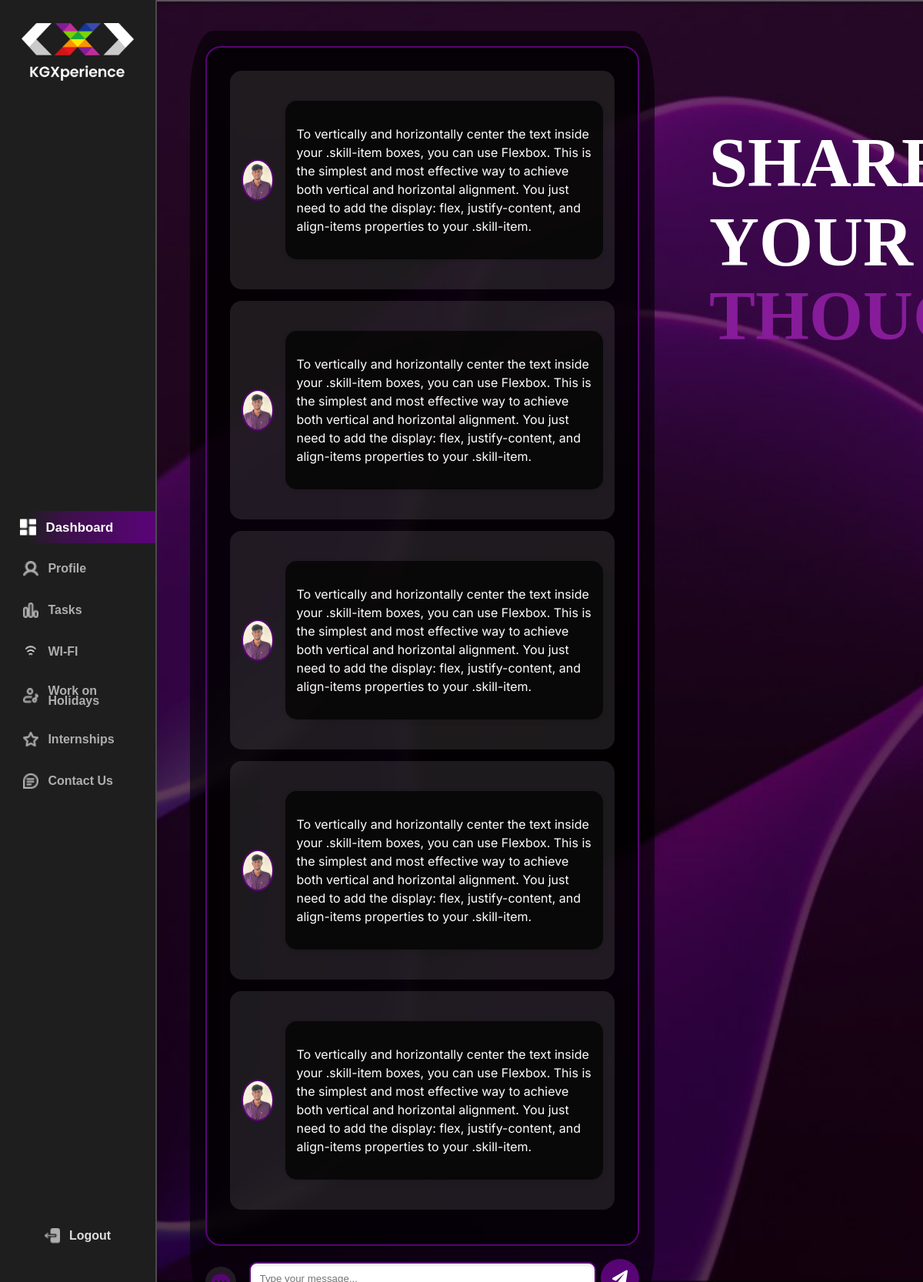
Page /dashboard/ (signed in) on the committed database.
### kgx_app/models.py (models this page shows, shortened)
class Comment(models.Model):
    user = models.ForeignKey(User, on_delete=models.CASCADE)
    content = models.TextField()
    created_at = models.DateTimeField(auto_now_add=True)

### kgx_app/decorators.py (the view)
        def _wrapped_view(request, *args, **kwargs):
            try:
                profile = Profile.objects.get(roll_no=request.user.username)
                if profile.role in allowed_roles:
                    return view_func(request, *args, **kwargs)
                raise PermissionDenied
            except Profile.DoesNotExist:
                raise PermissionDenied  # Handle the case where the profile does not exist

### kgx_app/views.py (called while the page is built)
@login_required
@role_required(allowed_roles=['student'])
def dashboard_view(request):
    twenty_four_hours_ago = timezone.now() - timedelta(hours=24)
    recent_comments = Comment.objects.filter(created_at__gte=twenty_four_hours_ago).select_related('user')
    for comment in recent_comments:
        try:
            profile = Profile.objects.get(roll_no=comment.user.username)
            comment.profile_image_url = profile.image.url if profile.image else '/static/kgx_app/default_profile.png'
        except Profile.DoesNotExist:
            comment.profile_image_url = '/static/kgx_app/default_profile.png'  # Default image if profile does not exist
    return render(request, 'dashboard.html', {'comments': recent_comments})

### kgx_app/templates/dashboard.html (shortened to what this page needs)
{% extends 'dashboard_base.html' %}
{% load static %}
{% block content %}
<head>
    <link rel="stylesheet" href="https://cdnjs.cloudflare.com/ajax/libs/font-awesome/6.0.0/css/all.min.css">
</head>
<div class="container">
    <div class="section-two">
        <div class="comment-section" id="comment-section">
        {% for comment in comments %}
            <div class="comment">
                <img
                    src="{{ comment.profile_image_url }}"
                    onerror="this.onerror=null; this.src='{% static 'kgx_app/default_profile.png' %}';"
                    alt="Profile Picture" class="profile-pic" />
                <div class="comment-content">
                    <p>{{ comment.content }}</p>
                </div>
            </div>
        {% endfor %}
        </div>
        <div class="comment-box">
            <i class="fas fa-comment-dots logo-icon"></i>
            <input type="text" id="comment-input" placeholder="Type your message...">
            <button id="submit-comment"><i class="fas fa-paper-plane"></i></button>
        </div>
    </div>
    <div class="share-your-thoughts">
        <span class="white">SHARE</span>
        <span class="white">YOUR</span>
        <span class="highlight">THOUGHTS</span>
    </div>
</div>
{% endblock %}

### kgx_app/templates/base.html (style rules this page uses)
body, html { height: 100%; margin: 0; background: #171616; overflow: hidden; }
.logo-icon { max-width: 80%; height: auto; margin-top: 10px; }

### rows in the picture
Comment: content "To vertically and horizontally center the text inside your .skill-item boxes, you can use Flexbox. This is the simplest and most effective way to achieve both vertical and horizontal alignment. You just need to add the display: flex, justify-content, and align-items properties to your .skill-item."
Comment: content "To vertically and horizontally center the text inside your .skill-item boxes, you can use Flexbox. This is the simplest and most effective way to achieve both vertical and horizontal alignment. You just need to add the display: flex, justify-content, and align-items properties to your .skill-item."
Comment: content "To vertically and horizontally center the text inside your .skill-item boxes, you can use Flexbox. This is the simplest and most effective way to achieve both vertical and horizontal alignment. You just need to add the display: flex, justify-content, and align-items properties to your .skill-item."
Comment: content "To vertically and horizontally center the text inside your .skill-item boxes, you can use Flexbox. This is the simplest and most effective way to achieve both vertical and horizontal alignment. You just need to add the display: flex, justify-content, and align-items properties to your .skill-item."
Comment: content "To vertically and horizontally center the text inside your .skill-item boxes, you can use Flexbox. This is the simplest and most effective way to achieve both vertical and horizontal alignment. You just need to add the display: flex, justify-content, and align-items properties to your .skill-item."
